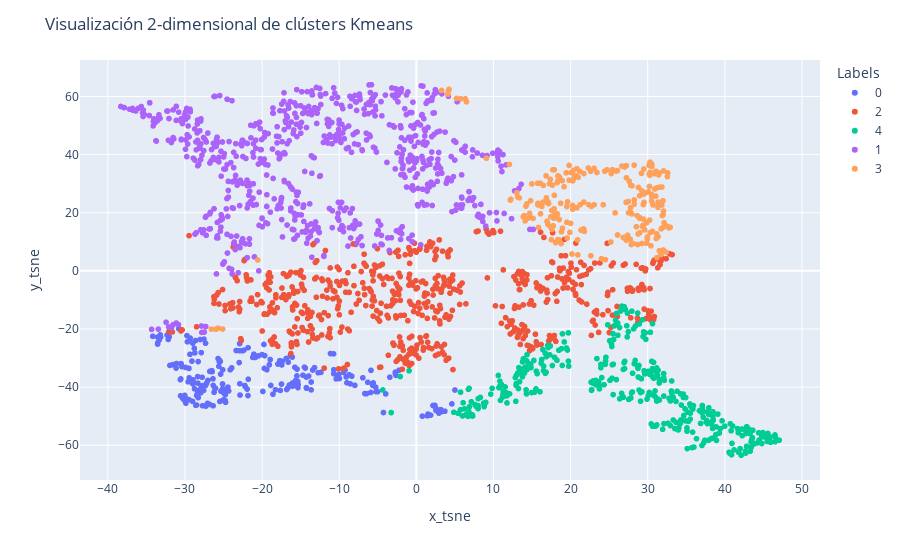

The cell this chart's notebook holds for it:
### Markdown cell above
**Respuesta:**

### Code cell
tsne_features["Labels"] = labels
tsne_features["Labels"] = tsne_features["Labels"].astype("category")

fig = px.scatter(tsne_features, x="x_tsne", y="y_tsne",color="Labels")

fig.update_layout(
    title="Visualización 2-dimensional de clústers Kmeans",
    xaxis_title='x_tsne',
    yaxis_title='y_tsne',
    font=dict(
        size=12))

fig.show()

### Figure 1 — Plotly figure (JSON) as saved in the notebook; plotly's stock layout.template omitted (floating-point values rounded to 4 significant figures; data arrays with more than 128 entries replaced by an {"elided": "..."} marker saying what was removed)
{"data": [{"hovertemplate": "Labels=0<br>x_tsne=%{x}<br>y_tsne=%{y}<extra></extra>", "legendgroup": "0", "marker": {"color": "#636efa", "symbol": "circle"}, "mode": "markers", "name": "0", "showlegend": true, "type": "scattergl", "x": {"elided": "214 float values"}, "xaxis": "x", "y": {"elided": "214 float values"}, "yaxis": "y"}, {"hovertemplate": "Labels=2<br>x_tsne=%{x}<br>y_tsne=%{y}<extra></extra>", "legendgroup": "2", "marker": {"color": "#EF553B", "symbol": "circle"}, "mode": "markers", "name": "2", "showlegend": true, "type": "scattergl", "x": {"elided": "584 float values"}, "xaxis": "x", "y": {"elided": "584 float values"}, "yaxis": "y"}, {"hovertemplate": "Labels=4<br>x_tsne=%{x}<br>y_tsne=%{y}<extra></extra>", "legendgroup": "4", "marker": {"color": "#00cc96", "symbol": "circle"}, "mode": "markers", "name": "4", "showlegend": true, "type": "scattergl", "x": {"elided": "344 float values"}, "xaxis": "x", "y": {"elided": "344 float values"}, "yaxis": "y"}, {"hovertemplate": "Labels=1<br>x_tsne=%{x}<br>y_tsne=%{y}<extra></extra>", "legendgroup": "1", "marker": {"color": "#ab63fa", "symbol": "circle"}, "mode": "markers", "name": "1", "showlegend": true, "type": "scattergl", "x": {"elided": "712 float values"}, "xaxis": "x", "y": {"elided": "712 float values"}, "yaxis": "y"}, {"hovertemplate": "Labels=3<br>x_tsne=%{x}<br>y_tsne=%{y}<extra></extra>", "legendgroup": "3", "marker": {"color": "#FFA15A", "symbol": "circle"}, "mode": "markers", "name": "3", "showlegend": true, "type": "scattergl", "x": {"elided": "229 float values"}, "xaxis": "x", "y": {"elided": "229 float values"}, "yaxis": "y"}], "layout": {"autosize": true, "font": {"size": 12}, "legend": {"title": {"text": "Labels"}, "tracegroupgap": 0}, "margin": {"t": 60}, "title": {"text": "Visualización 2-dimensional de clústers Kmeans"}, "xaxis": {"anchor": "y", "autorange": true, "domain": [0, 1], "range": [-43.37, 52.09], "title": {"text": "x_tsne"}, "type": "linear"}, "yaxis": {"anchor": "x", "autorange": true, "domain": [0, 1], "range": [-73.31, 73.89], "title": {"text": "y_tsne"}, "type": "linear"}}}
